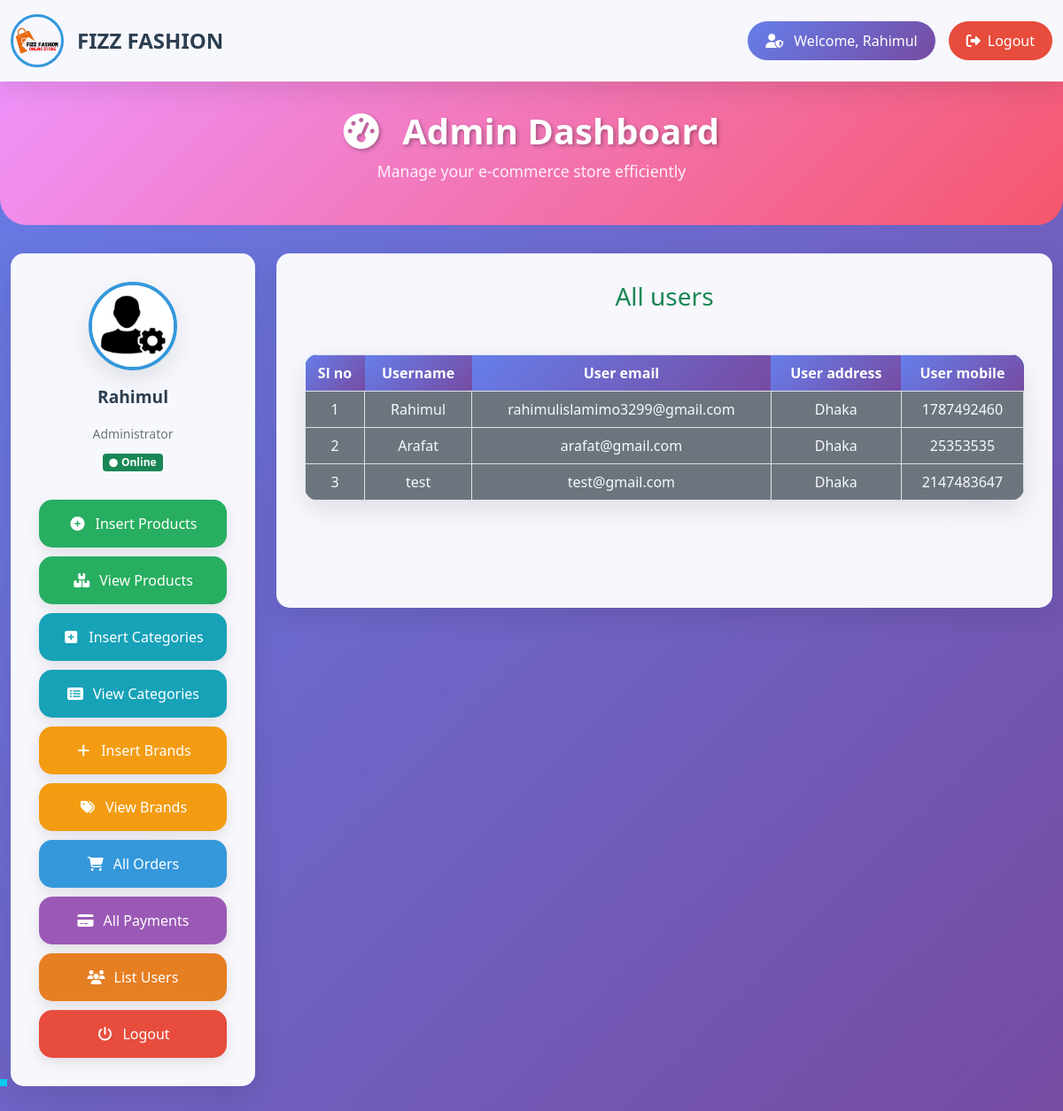
The app's page /Admin_area/admin_profile.php?list_users (signed in) with its own data.
### tables this page shows
CREATE TABLE `admin_table` (
  `id` int(11) NOT NULL,
  `adminname` varchar(255) NOT NULL,
  `admin_email` varchar(255) NOT NULL,
  `admin_password` varchar(255) NOT NULL
);

CREATE TABLE `user_table` (
  `user_id` int(11) NOT NULL,
  `username` varchar(100) NOT NULL,
  `user_email` varchar(100) NOT NULL,
  `user_password` varchar(255) NOT NULL,
  `user_ip` varchar(100) NOT NULL,
  `user_address` varchar(255) NOT NULL,
  `user_mobile` int(20) NOT NULL
);

### Admin_area/list_users.php (the view, shortened to what this page needs)
<?php
    $get_payments = "SELECT * FROM `user_table`";
    $result = mysqli_query($con, $get_payments);
    $row_count = mysqli_num_rows($result);
?>
<h3 class="text-center text-success">All users</h3>
<table class="table table-bordered mt-5">
    <thead class="bg-info text-center">
        <tr>
            <th>Sl no</th>
            <th>Username</th>
            <th>User email</th>
            <th>User address</th>
            <th>User mobile</th>
        </tr>
    </thead>
    <tbody class="bg-secondary text-light text-center">
        <?php
            if($row_count == 0){
                echo "<h2 class='bg-danger text-center mt-5'>No users yet</h2>";
            }else{
                $number = 0;
                while($row = mysqli_fetch_assoc($result)){
                    $username = $row['username'];
                    $user_email = $row['user_email'];
                    $user_address = $row['user_address'];
                    $user_mobile = $row['user_mobile'];
                    $number++;
                    echo
                    "<tr'>
                    <td>$number</td>
                    <td>$username</td>
                    <td>$user_email</td>
                    <td>$user_address</td>
                    <td>$user_mobile</td>
                    </tr>";
                }
            }
        ?>
    </tbody>
</table>

### Admin_area/admin_profile.php (shortened to what this page needs)
<?php
include('../includes/connect.php');
?>
<!DOCTYPE html>
<html lang="en">
<head>
    <link href="https://cdn.jsdelivr.net/npm/bootstrap@5.0.2/dist/css/bootstrap.min.css" rel="stylesheet">
    <link rel="stylesheet" href="https://cdnjs.cloudflare.com/ajax/libs/font-awesome/6.4.2/css/all.min.css" />
    <link rel="stylesheet" href="../style.css">
</head>
<body>
    <nav class="navbar navbar-expand-lg top-navbar">
        <div class="container-fluid">
            <div class="d-flex align-items-center">
                <img src="../images/logo.png" alt="Logo" class="logo">
                <span class="brand-title">FIZZ FASHION</span>
            </div>
            <div class="d-flex align-items-center">
                <?php
                if(isset($_SESSION['adminname'])){
                    echo "<span class='admin-info'>
                            <i class='fas fa-user-shield me-2'></i>
                            Welcome, " . $_SESSION['adminname'] . "
                          </span>";
                    echo "<a href='admin_logout.php' class='logout-btn'>
                            <i class='fas fa-sign-out-alt me-2'></i>Logout
                          </a>";
                } else {
                    echo "<a href='admin_login.php' class='logout-btn'>
                            <i class='fas fa-sign-in-alt me-2'></i>Login
                          </a>";
                }
                ?>
            </div>
        </div>
    </nav>
    <div class="dashboard-header">
        <div class="container">
            <h1 class="dashboard-title">
                <i class="fas fa-tachometer-alt me-3"></i>
                Admin Dashboard
            </h1>
            <p class="dashboard-subtitle">Manage your e-commerce store efficiently</p>
        </div>
    </div>
    <div class="container-fluid">
        <div class="row">
            <div class="col-lg-3">
                <div class="sidebar">
                    <div class="admin-profile">
                        <?php if(isset($_SESSION['adminname'])):
                            $adminname = $_SESSION['adminname'];
                            $get_admin = "SELECT * FROM admin_table WHERE adminname='$adminname'";
                            $result_admin = mysqli_query($con, $get_admin);
                            $admin_data = mysqli_fetch_assoc($result_admin);
                        ?>
                            <img src="../images/admin_image.png" alt="Admin" class="admin_image">
                            <p class="admin-name"><?php echo $admin_data['adminname']; ?></p>
                            <small class="text-muted d-block">Administrator</small>
                            <div class="online-status mt-2">
                                <span class="badge bg-success">
                                    <i class="fas fa-circle me-1" style="font-size: 0.6rem;"></i>Online
                                </span>
                            </div>
                        <?php else: ?>
                            <img src="../images/admin_image.png" alt="Admin" class="admin_image">
                            <p class="admin-name">Guest</p>
                            <small class="text-muted">Please Login</small>
                        <?php endif; ?>
                    </div>
                    <div class="nav-buttons">
                        <button class="nav-btn products">
                            <a href="insert_product.php">
                                <i class="fas fa-plus-circle"></i>Insert Products
                            </a>
                        </button>
                        <button class="nav-btn products">
                            <a href="admin_profile.php?view_products">
                                <i class="fas fa-boxes"></i>View Products
                            </a>
                        </button>
                        <button class="nav-btn categories">
                            <a href="admin_profile.php?insert_category">
                                <i class="fas fa-plus-square"></i>Insert Categories
                            </a>
                        </button>
                        <button class="nav-btn categories">
                            <a href="admin_profile.php?view_category">
                                <i class="fas fa-list-alt"></i>View Categories
                            </a>
                        </button>
                        <button class="nav-btn brands">
                            <a href="admin_profile.php?insert_brands">
                                <i class="fas fa-plus"></i>Insert Brands
                            </a>
                        </button>
                        <button class="nav-btn brands">
                            <a href="admin_profile.php?view_brands">
                                <i class="fas fa-tags"></i>View Brands
                            </a>
                        </button>
                        <button class="nav-btn orders">
                            <a href="admin_profile.php?list_orders">
                                <i class="fas fa-shopping-cart"></i>All Orders
                            </a>
                        </button>
                        <button class="nav-btn payments">
                            <a href="admin_profile.php?list_payments">
                                <i class="fas fa-credit-card"></i>All Payments
                            </a>
                        </button>
                        <button class="nav-btn users">
                            <a href="admin_profile.php?list_users">
                                <i class="fas fa-users"></i>List Users
                            </a>
                        </button>
                        <button class="nav-btn logout">
                            <a href="admin_logout.php">
                                <i class="fas fa-power-off"></i>Logout
                            </a>
                        </button>
                    </div>
                </div>
            </div>
            <div class="col-lg-9">
                <div class="main-content">
                    <?php
                    if(isset($_GET['list_users'])){
                        include('list_users.php');
                    }
                    ?>
                </div>
            </div>
        </div>
    </div>
    <div class="footer">
        <?php include("../includes/footer.php")?>
    </div>
</body>
</html>

### style.css (style rules this page uses)
* { margin: 0; padding: 0; box-sizing: border-box; }
.logo { width: 7%; height: 7; }
.admin_image { width: 100px; object-fit: contain; }
.footer { position: absolute; bottom: 0; }

### Admin_area/admin_profile.php (style rules this page uses)
:root { --primary-color: #2c3e50; --secondary-color: #3498db; --success-color: #27ae60; --danger-color: #e74c3c; --warning-color: #f39c12; --info-color: #17a2b8; --dark-color: #34495e; --light-color: #ecf0f1; --gradient-primary: linear-gradient(135deg, #667eea 0%, #764ba2 100%); --gradient-secondary: linear-gradient(135deg, #f093fb 0%, #f5576c 100%); --shadow: 0 10px 30px rgba(0,0,0,0.1); --border-radius: 15px; }
* { margin: 0; padding: 0; box-sizing: border-box; }
body { background: linear-gradient(135deg, #667eea 0%, #764ba2 100%); min-height: 100vh; font-family: 'Segoe UI', Tahoma, Geneva, Verdana, sans-serif; overflow-x: hidden; }
.top-navbar { background: rgba(255, 255, 255, 0.95); backdrop-filter: blur(10px); box-shadow: var(--shadow); padding: 1rem 0; }
.logo { width: 60px; height: 60px; border-radius: 50%; object-fit: cover; border: 3px solid var(--secondary-color); }
.brand-title { color: var(--primary-color); font-size: 1.5rem; font-weight: bold; margin-left: 15px; }
.admin-info { background: var(--gradient-primary); color: white; padding: 10px 20px; border-radius: 25px; margin-right: 15px; }
.logout-btn { background: var(--danger-color); color: white; border: none; padding: 10px 20px; border-radius: 25px; text-decoration: none; transition: all 0.3s ease; }
.dashboard-header { background: var(--gradient-secondary); color: white; padding: 2rem 0; text-align: center; margin-bottom: 2rem; border-radius: 0 0 30px 30px; }
.dashboard-title { font-size: 2.5rem; font-weight: bold; text-shadow: 2px 2px 4px rgba(0,0,0,0.3); margin-bottom: 0.5rem; }
.dashboard-subtitle { font-size: 1.1rem; opacity: 0.9; }
.sidebar { background: rgba(255, 255, 255, 0.95); backdrop-filter: blur(10px); border-radius: var(--border-radius); box-shadow: var(--shadow); padding: 2rem; margin-bottom: 2rem; position: sticky; top: 2rem; height: fit-content; }
.admin-profile { text-align: center; margin-bottom: 2rem; }
.admin_image { width: 100px; height: 100px; border-radius: 50%; object-fit: cover; border: 4px solid var(--secondary-color); box-shadow: var(--shadow); margin-bottom: 1rem; }
.admin-name { color: var(--primary-color); font-size: 1.2rem; font-weight: bold; }
.nav-buttons { display: flex; flex-direction: column; gap: 10px; }
.nav-btn { background: var(--gradient-primary); border: none; border-radius: var(--border-radius); padding: 0; transition: all 0.3s ease; box-shadow: 0 5px 15px rgba(0,0,0,0.1); }
.nav-btn a { display: block; color: white; text-decoration: none; padding: 15px 20px; font-weight: 500; transition: all 0.3s ease; }
.nav-btn i { margin-right: 10px; width: 20px; }
.nav-btn.products { background: var(--success-color); }
.nav-btn.categories { background: var(--info-color); }
.nav-btn.brands { background: var(--warning-color); }
.nav-btn.orders { background: var(--secondary-color); }
.nav-btn.payments { background: #9b59b6; }
.nav-btn.users { background: #e67e22; }
.nav-btn.logout { background: var(--danger-color); }
.main-content { background: rgba(255, 255, 255, 0.95); backdrop-filter: blur(10px); border-radius: var(--border-radius); box-shadow: var(--shadow); padding: 2rem; min-height: 400px; }
.table { border-radius: var(--border-radius); overflow: hidden; box-shadow: var(--shadow); }
.table thead th { background: var(--gradient-primary); color: white; border: none; font-weight: 600; }
.footer { margin-top: 3rem; padding: 2rem 0; text-align: center; color: white; }

### records on screen
admin_table: adminname "Rahimul"
user_table: username "Rahimul", user_email "rahimulislamimo3299@gmail.com", user_address "Dhaka", user_mobile "1787492460"
user_table: username "Arafat", user_email "arafat@gmail.com", user_address "Dhaka", user_mobile "25353535"
user_table: username "test", user_email "test@gmail.com", user_address "Dhaka", user_mobile "2147483647"

### other values on screen
$_SESSION['adminname'] "Rahimul"
